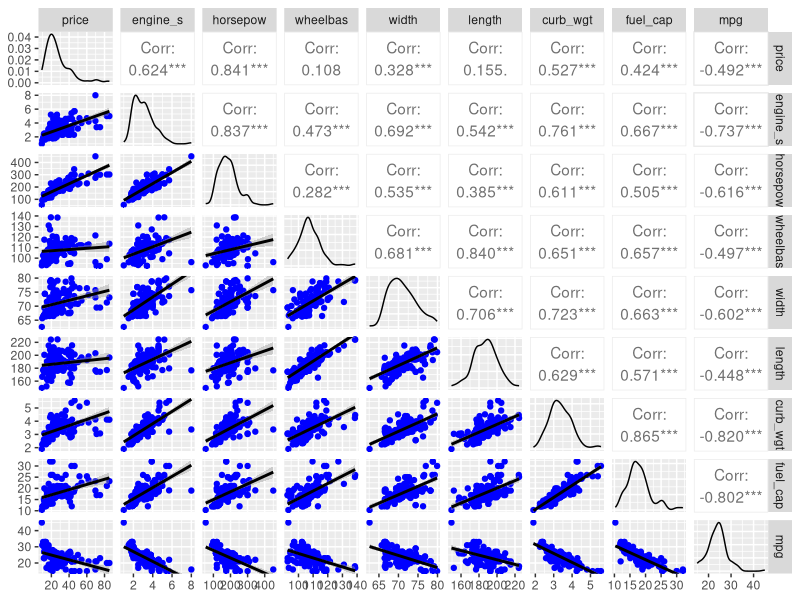
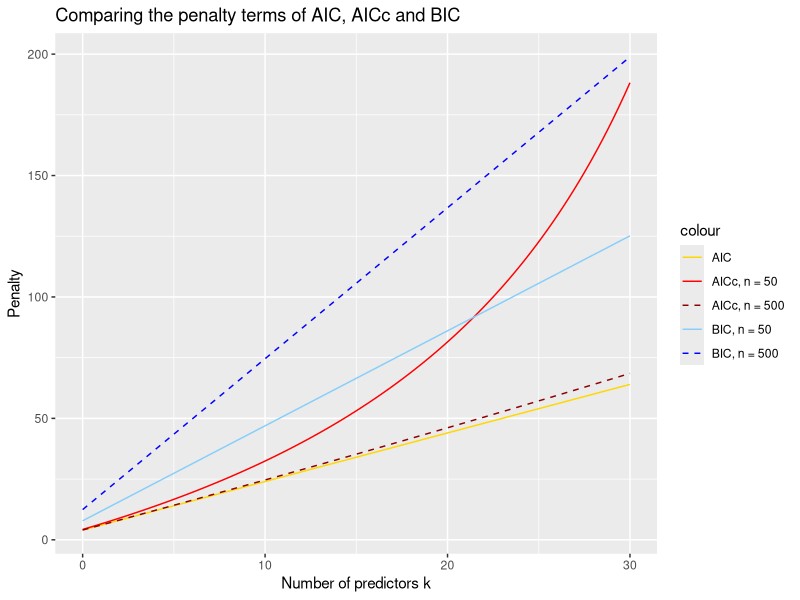
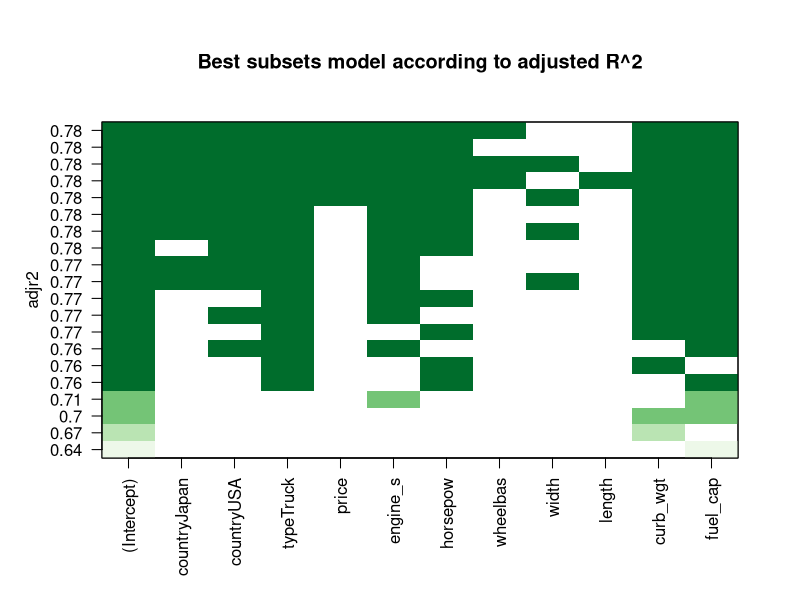
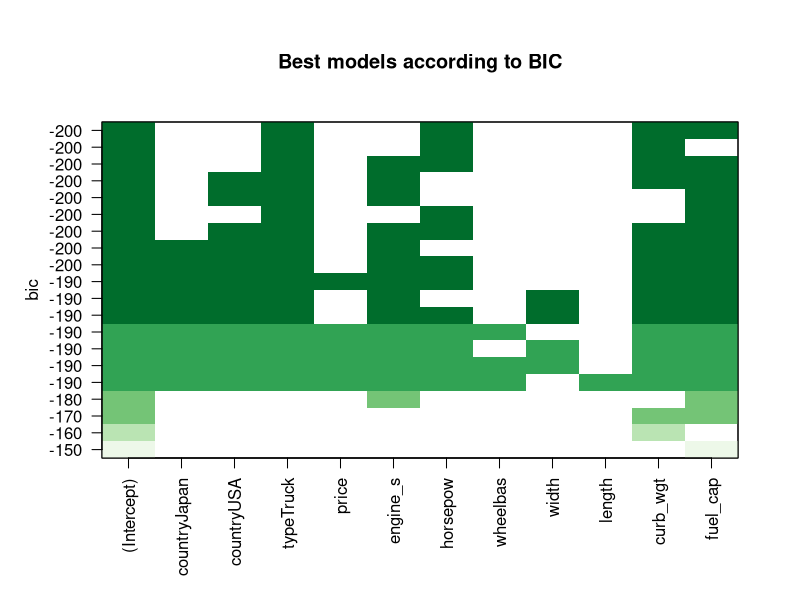
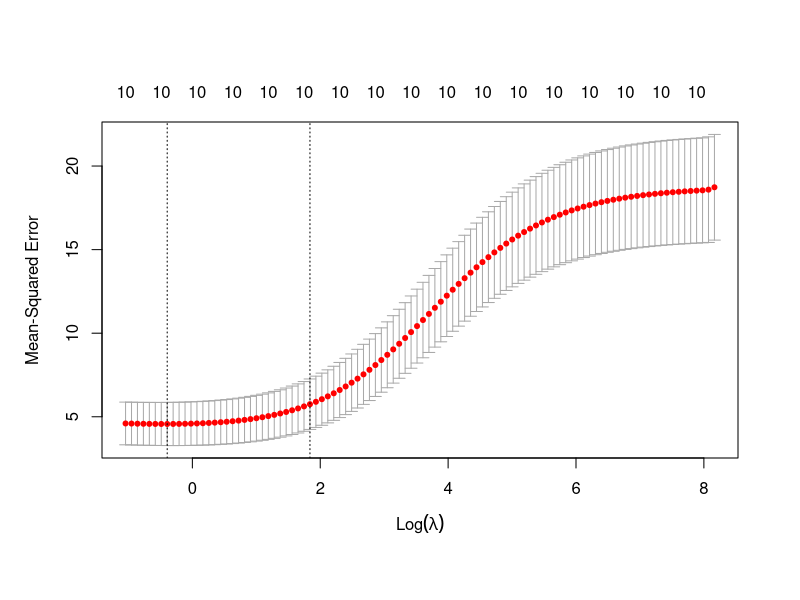
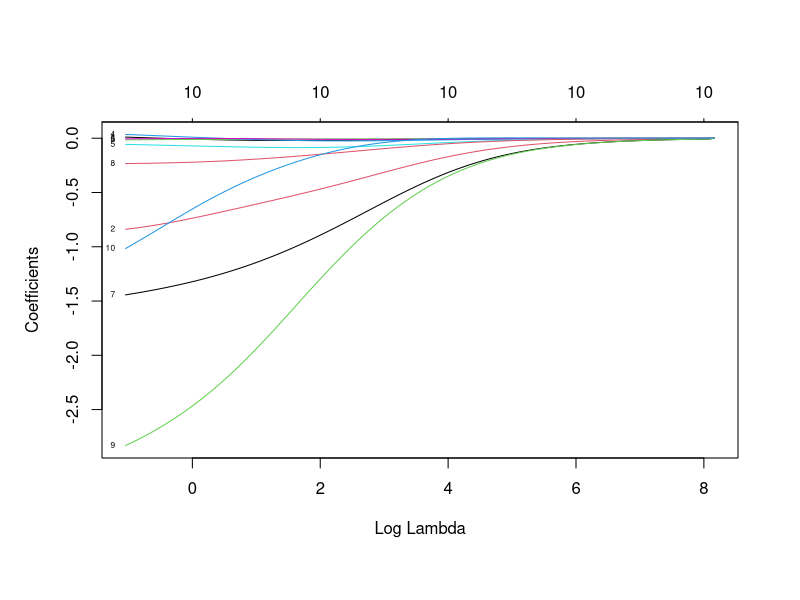
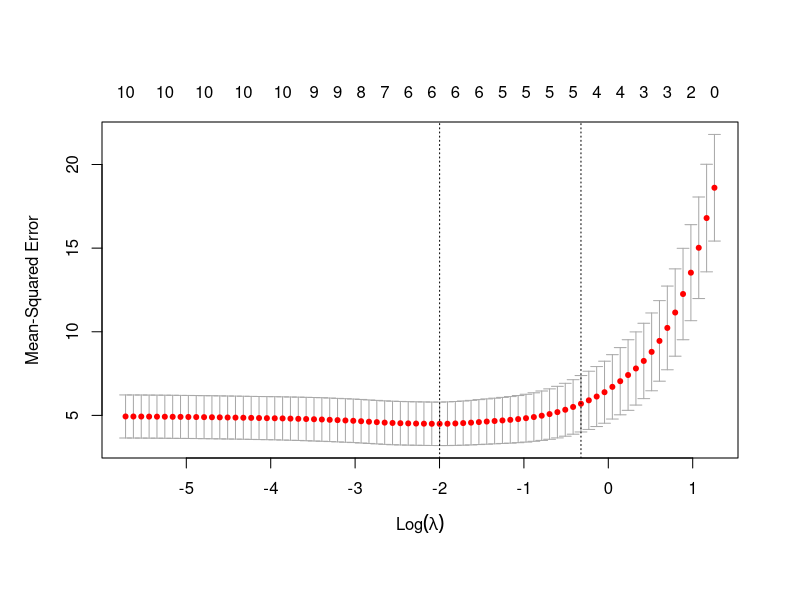
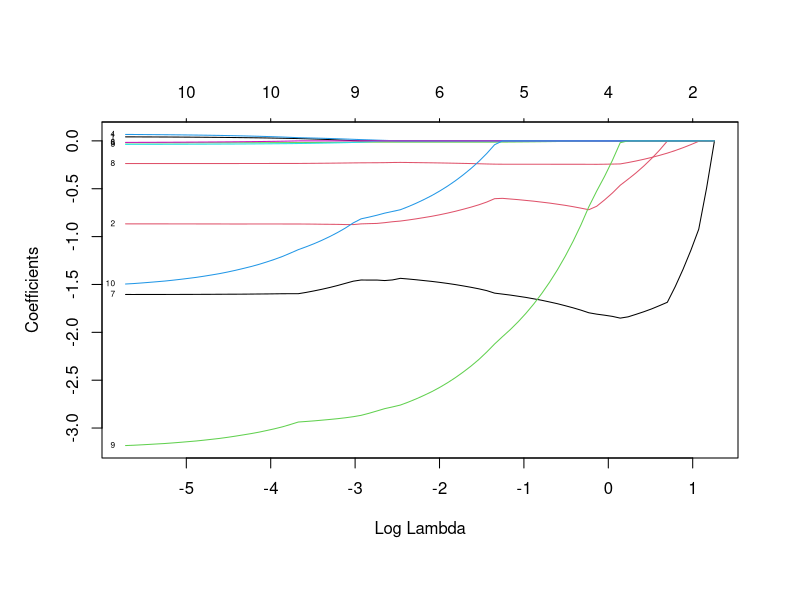

The R source for these figures, in order:
## ---- chunk 1
knitr::opts_chunk$set(echo = TRUE, warning = FALSE)
options(width = 85) # make text output slightly wider
options(digits = 3) # sets the precision of output 
## ---- chunk 2
library(memisc) # model comparison in a table
library(leaps) # best subsets regression
library(car) # power transforms
library(glmnet) # Lasso and Ridge regression
library(tidyverse) # data manipulation
library(GGally) # scatterplot matrices in ggplot
library(ggfortify) # diagnostic plots in ggplot
library(modelr) # useful functions to work with modeling results in tidyverse
library(broom) # for tidying the modeling results
## ---- chunk 3
cars <- read_csv2("datasets/cars.csv", skip = 25) 
## ---- chunk 4
cars <- na.omit(cars)
## ---- chunk 5

# The Scatterplot Matrix
cars %>% 
  select_if(is.numeric) %>%
  ggpairs(lower = list(continuous = wrap("smooth_lm", color = 'blue')))
## ---- chunk 6
m_wgtpow <- lm(mpg ~ curb_wgt + horsepow, data = cars)
m_wgtpowfuel <- lm(mpg ~ curb_wgt + horsepow + fuel_cap, data = cars)

mtable(m_wgtpow, m_wgtpowfuel)
## ---- chunk 7
round(vcov(m_wgtpowfuel), 3) 
## ---- chunk 8

vif(m_wgtpowfuel) %>% 
  round(1)

## ---- chunk 9

cars_multi <- cars %>%
  mutate(width_cm = width * 2.54)

m_width_cm <- lm(mpg ~ width_cm, data = cars_multi)
coef(m_width_cm) # no problem

m_width_both <- lm(mpg ~ width + width_cm, data = cars_multi)
coef(m_width_both) # only one slope can be estimated, the other is excluded
## ---- chunk 10

cars_dummy <- cars %>%
  mutate(truck = ifelse(type == 'Truck', 1, 0), 
         automobile = ifelse(type == 'Automobile', 1, 0))

m_dummy <- lm(mpg ~ horsepow + truck + automobile, data = cars_dummy)
coef(m_dummy) # Only one slope for a dummy variable is estimated
## ---- chunk 11

lm(mpg ~ horsepow + type, data = cars) %>% 
  coef() # Only dummy for type = Truck is included

## ---- chunk 12

m_full <- lm(mpg ~ ., data = select(cars, country:mpg)) # . means 'all remaining variables'

summary(m_full)

vif(m_full) %>% round(1)

## ---- chunk 13

f_AIC <- function(k) { 
  2 * (k + 2)
}

f_AICc <- function(k, n) {
  f_AIC(k) + 2 * (k + 2) * (k + 3) / (n - k - 3)
}

f_BIC <- function(k, n) {
  (k + 2) * log(n)
}


ggplot(data = tibble(k = seq(0, 30)), 
       mapping = aes(x = k)) +
  stat_function(mapping = aes(colour = "AIC"), 
                fun = f_AIC) +
  
  stat_function(mapping = aes(colour = "AICc, n = 50"), 
                fun = f_AICc, args = list(n = 50)) +
  
  stat_function(mapping = aes(colour = "AICc, n = 500"), 
                fun = f_AICc, args = list(n = 500), 
                linetype = 'dashed' ) +


  stat_function(mapping = aes(colour = "BIC, n = 50"), 
                fun = f_BIC, args = list(n = 50)) +
  
  stat_function(mapping = aes(colour = "BIC, n = 500"), 
                fun = f_BIC, args = list(n = 500), 
                linetype = 'dashed' ) +
  
  scale_colour_manual(values = c("gold", "red", "darkred", "lightskyblue", "blue")) +
  
  labs(title = "Comparing the penalty terms of AIC, AICc and BIC",
       x = "Number of predictors k",
       y = "Penalty")

## ---- chunk 14
best_models <- leaps::regsubsets(mpg ~ ., # all predictors are considered
                                 nbest = 2,  # two best models for each number of predictors
                                 nvmax = 10, # maximum number of predictors, 8 by default
                                 data = select(cars, country:mpg))

# Summary of the models selected
summary(best_models) 

## ---- chunk 15

# By default, the plot will use black fill color. Let's chose something less depressing
# See RColorBrewer::display.brewer.all()
mycolors <- rev(RColorBrewer::brewer.pal(n = 5, name = 'Greens')) 

# Plotting the model summary
plot(best_models, scale = "adjr2", col = mycolors,
     main = "Best subsets model according to adjusted R^2")

## ---- chunk 16
# Plotting the summary
plot(best_models, scale = "bic", col = mycolors, 
     main = "Best models according to BIC")

## ---- chunk 17

m_backward <- stepAIC(m_full, direction = "backward")

## ---- chunk 18

# The null model
m_null <- lm(mpg ~ 1, data = dplyr::select(cars, country:mpg))

# Forward Stepwise
m_forward <- stepAIC(m_null, 
                     scope = list(lower = m_null, upper = m_full),
                     direction = 'forward')

## ---- chunk 19
m_stepwise <- stepAIC(m_null, 
                      scope = list(lower = m_null, upper = m_full), 
                      direction = 'both')
## ---- chunk 20
m_stepwise_BIC <- stepAIC(m_null, 
                      scope = list(lower = m_null, upper = m_full), 
                      direction = 'both',
                      trace = FALSE,
                      k = log(nrow(cars))) # BIC uses a penalty of (k + 2) * log(n)

m_stepwise_BIC
## ---- chunk 21

# The best model from best subsets regression using BIC
m_best <- lm(mpg ~ type + horsepow + curb_wgt + fuel_cap, data = cars) 

memisc::mtable(m_backward, m_forward, m_stepwise, m_stepwise_BIC, m_best)
## ---- chunk 22
y <- cars$mpg

X <- cars %>%
  mutate(truck = ifelse(type == 'Truck', 1, 0), 
         europe = ifelse(country == 'Europe', 1, 0)) %>%
  select(-(manufact:type), -mpg) %>%
  as.matrix()

head(X, 4) 
## ---- chunk 23

# Tuning lambda hyperparameter
set.seed(12345)
cv_ridge <- cv.glmnet(X, y, alpha = 0, parallel = T)


# Plotting the model test set error depending on lambda
plot(cv_ridge, xvar = "lambda")

# Plotting the model coefficients depending on lambda
plot(cv_ridge$glmnet.fit, xvar = "lambda", label = T)

## ---- chunk 24


# Best lambda
cat("The minimal error is obtained with lamda =", cv_ridge$lambda.min, "\n\n")


# Best model coefficients (according to test set error)
coef(cv_ridge, s = c(0, cv_ridge$lambda.min))

## ---- chunk 25

new_car <- tibble( # a table with one row
   price = 40,
   engine_s = 4,
   horsepow = 300,
   wheelbas = 130,
   width = 70,
   length = 200,
   curb_wgt = 4,
   fuel_cap = 20,
   truck = 0,
   europe = 1) %>% 
  as.matrix() # converting to a matrix 

new_car 
## ---- chunk 26

# Forecast
pred <- predict(cv_ridge, newx = new_car, s = c(0, cv_ridge$lambda.min))

# Printing the output
colnames(pred) <- c("Without Regularization", "With Regularization")
pred
## ---- chunk 27

# Tuning the lambda
set.seed(12345)
cv_lasso <- cv.glmnet(X, y, alpha = 1, parallel = T)


# Plotting the model test set error depending on lambda
plot(cv_lasso, xvar = "lambda")


# Plotting the model coefficients depending on lambda
plot(cv_lasso$glmnet.fit, xvar = "lambda", label = T)

## ---- chunk 28

# Best lambda
cat("The minimal error is obtained with lamda =", cv_lasso$lambda.min, "\n\n")



# Best model coefficients
coef(cv_lasso, s = c(0, cv_lasso$lambda.min))

## ---- chunk 29

# Forecasting
pred <- predict(cv_lasso, newx = new_car, s = c(0, cv_lasso$lambda.min))

# Printing out the forecast
colnames(pred) <- c("Without regularization", "With regularization")

pred

## ---- chunk 30
tidy(m_stepwise_BIC)

## ---- chunk 31
cars_dummy %>% 
  select(curb_wgt, fuel_cap, truck, horsepow) %>%
  map(range) %>% 
  as_tibble()
## ---- chunk 32

cars_dummy_z <- cars_dummy  %>%
  mutate_if(is.numeric, scale)

cars_dummy_z_tall <- cars_dummy_z %>% 
  select(curb_wgt, fuel_cap, truck, horsepow, mpg) %>% 
  gather(key = "Variable", value = "Value", curb_wgt:mpg)

# Descriptive statistics
cars_dummy_z_tall %>% 
  group_by(`Variable`) %>%
  summarize(`Average` = round(mean(`Value`), 3), 
            `Standard Deviation` = sd(`Value`))

# Plotting distributions
ggplot(data = cars_dummy_z_tall) +
  geom_density(aes(x = `Value`, colour = `Variable`)) +
  labs(title = "Distributions of predictors after standardization",
       y = "Density")

## ---- chunk 33

m_stepwise_BIC_z <- lm(mpg ~ curb_wgt + fuel_cap + truck + horsepow, data = cars_dummy_z) 

tidy(m_stepwise_BIC_z) %>%
  mutate_if(is.numeric, round, digits = 4)

## ---- chunk 34

scale2 <- function(x) {
  scale(x)/2
}

cars_2z <- cars  %>%
  mutate_if(is.numeric, scale2)

## ---- chunk 35

m_stepwise_BIC_2z <- lm(mpg ~ curb_wgt + fuel_cap + type + horsepow, data = cars_2z) 

tidy(m_stepwise_BIC_2z) %>%
  mutate_if(is.numeric, round, digits = 4)

## ---- chunk 36
tidy(m_stepwise_BIC) %>% select(term:estimate)
## ---- chunk 37

cars_c <- cars %>% 
  mutate_at(c("curb_wgt", "fuel_cap", "horsepow"), # these variables will be centered
            scale, # the function to apply
            scale = F) %>% # disable scaling
  mutate(horsepow = horsepow / 100) # let's also rescale the units for horsepower to 100 hps to make ranges of predictors comparable


cars_c %>% head(3)

## ---- chunk 38
m_stepwise_BIC_c <- lm(mpg ~ curb_wgt + fuel_cap + type + horsepow, data = cars_c) 

mtable(m_stepwise_BIC, m_stepwise_BIC_c)

## ---- chunk 39
autoplot(m_stepwise_BIC)
## ---- chunk 40
fit_stepwise_BIC <- m_stepwise_BIC %>% 
  fortify() %>% # saved residuals, fitted values and influence statistics from the model to the data table
  merge(., cars) # added the original columns


ggplot(fit_stepwise_BIC, aes(.fitted, mpg)) +
  geom_point(aes(size = .hat, colour = .cooksd)) +
  geom_line(aes(.fitted, .fitted), 
            colour = "red", linetype = "dashed") +
  scale_colour_gradient(low = "black", high = "red") +
  ggrepel::geom_label_repel(
    data = filter(fit_stepwise_BIC, .cooksd > 4/nrow(cars)),
    mapping = aes(label = model), alpha = 0.25) +
  labs(title = "Influential observations",
       x = "Predicted mpg", y = "Actual mpg", 
       size = "Leverage", colour = "Cook's D")
 
## ---- chunk 41

ggplot(fit_stepwise_BIC, aes(.fitted, .resid)) +
  geom_point(aes(size = .hat, colour = .cooksd)) +
  geom_hline(yintercept = 0,
            colour = "red", linetype = "dashed") +
  scale_colour_gradient(low = "black", high = "red") +
  ggrepel::geom_label_repel(
    data = filter(fit_stepwise_BIC, .cooksd > 4/nrow(cars)),
    mapping = aes(label = model), alpha = 0.25) +
  labs(title = "Residuals vs fitted values",
       x = "Predicted mpg", y = "Residual", 
       colour = "Cook's D", size = "Leverage")
 
## ---- chunk 42
powerTransform(m_stepwise_BIC)
## ---- chunk 43

m_log <- lm(log10(mpg)  ~ curb_wgt + fuel_cap + type + horsepow, data = cars)

tidy(m_log) %>% mutate_if(is.numeric, round, digits = 3)

## ---- chunk 44
autoplot(m_log)
## ---- chunk 45
fit_cars_stepwise <- cars %>% 
  add_residuals(m_stepwise_BIC) %>%
  gather(key = "Variable", value = "Value", price:fuel_cap)

ggplot(fit_cars_stepwise, aes(x = `Value`, y = `resid`)) +
  geom_point() + 
  geom_smooth(se = F) +
  facet_wrap(~ `Variable`, scales = "free_x", ncol = 2) +
  labs(title = "Residuals of the baseline model vs predictors",
       y = "Residual", x = NULL)


## ---- chunk 46
coef(m_stepwise_BIC)
## ---- chunk 47

m_poly <- lm(mpg  ~ curb_wgt + I(curb_wgt^2) + I(curb_wgt^3) + I(curb_wgt^4) + 
            fuel_cap + type + horsepow,
             data = cars)

mtable(m_stepwise_BIC, m_poly)


## ---- chunk 48
autoplot(m_poly)
## ---- chunk 49
fit_cars_poly <- cars %>% 
  add_residuals(m_poly) %>%
  gather(key = "Variable", value = "Value", price:fuel_cap)

ggplot(fit_cars_poly, aes(x = `Value`, y = `resid`)) +
  geom_point() + 
  geom_smooth(aes(color = country), se = F, method = 'lm') +
  facet_wrap(~ `Variable`, scales = "free_x", ncol = 2) +
  labs(title = "Polynomial model residuals vs predictors",
       y = "Residual", x = NULL)
## ---- chunk 50
m_poly_country <- lm(mpg  ~ curb_wgt + I(curb_wgt^2) + I(curb_wgt^3) + I(curb_wgt^4) + 
            fuel_cap + type + horsepow * country + price * country,
             data = cars)

mtable(m_stepwise_BIC, m_poly, m_poly_country)

## ---- chunk 51
fit_cars_poly <- m_poly %>% 
  fortify() %>% # saved the residuals, fitted values and influence statistics to a data frame
  merge(., cars) # added original data

ggplot(fit_cars_poly, aes(.fitted, mpg)) +
  geom_point(aes(colour = .cooksd, size = .hat)) +
  geom_line(aes(.fitted, .fitted), 
            colour = "red", linetype = "dashed") +
  scale_colour_gradient(low = "black", high = "red") +
  ggrepel::geom_label_repel(
    data = filter(fit_cars_poly, .cooksd > 4/nrow(cars)),
    mapping = aes(label = model), alpha = 0.25) +
  labs(title = "Influential observations",
       x = "Predicted mpg", y = "Actual mpg", 
       colour = "Cook's D", size = "Leverage")
 
## ---- chunk 52

ggplot(fit_cars_poly, aes(.fitted, .resid)) +
  geom_point(aes(size = .hat, colour = .cooksd)) +
  geom_hline(yintercept = 0,
            colour = "red", linetype = "dashed") +
  scale_colour_gradient(low = "black", high = "red") +
  ggrepel::geom_label_repel(
    data = filter(fit_cars_poly, .cooksd > 4/nrow(cars)),
    mapping = aes(label = model), alpha = 0.25) +
  labs(title = "Residuals vs Fitted, polynomial model",
       x = "Predicted mpg", y = "Residual", 
       colour = "Cook's D", size = "Leverage")
 
